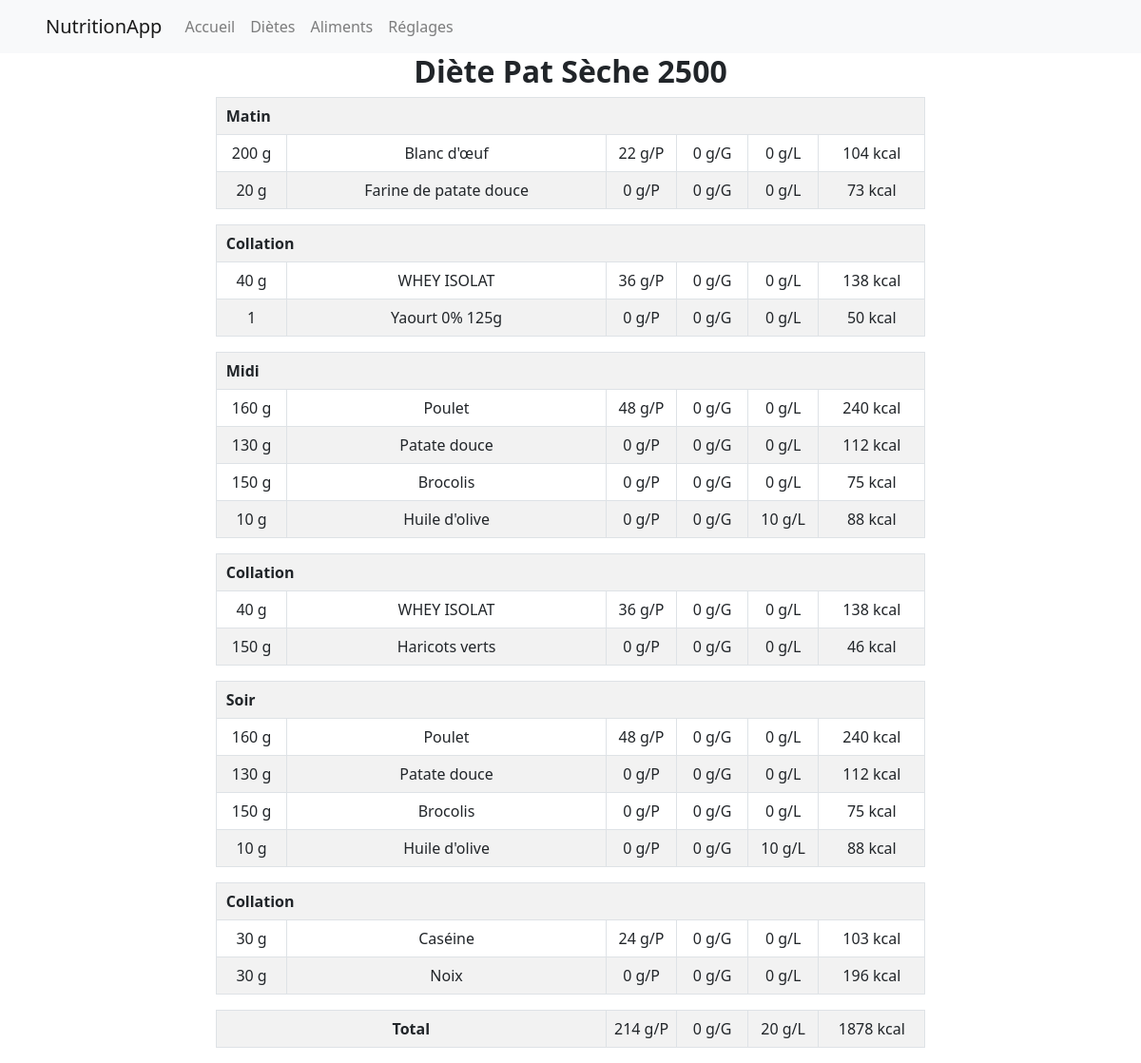
The app's page /voir_diete/1, older data.
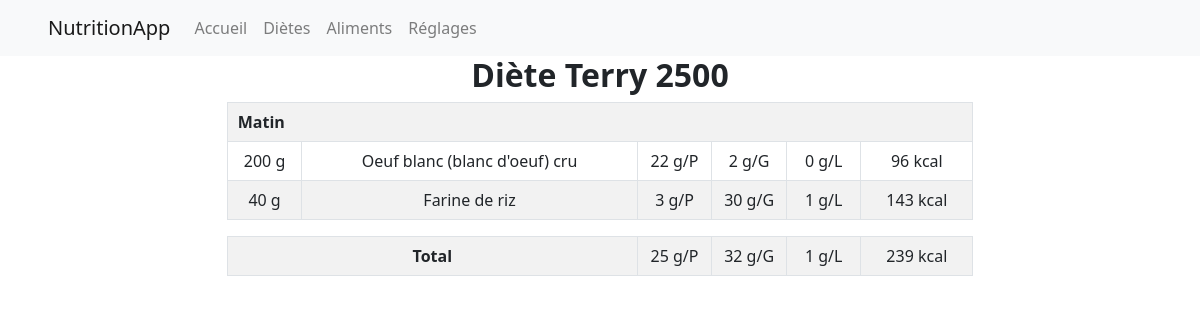
The same page, newer data.
### models.py (models this page shows)
class diete(db.Model):
    id = db.Column(db.Integer, primary_key=True)
    titre_diete = db.Column(db.String(255), nullable=True) # nom de la diete
    createur = db.Column(db.Integer, db.ForeignKey('utilisateur.id'), nullable=True)
    date = db.Column(db.Date, nullable=True)
    createur_obj = db.relationship('utilisateur', backref=db.backref('dietes'), foreign_keys=[createur])
    def portions_associees(self):
        return portion.query.filter(portion.diete == self.id).order_by(portion.label_portion).all()
    def total_kcal(self):
        return sum([portion.kcal_portion() for portion in self.portions_associees()])
    def total_proteines(self):
        return sum([portion.proteines_portion() for portion in self.portions_associees()])
    def total_glucides(self):
        return sum([portion.glucides_portion() for portion in self.portions_associees()])
    def total_lipides(self):
        return sum([portion.lipides_portion() for portion in self.portions_associees()])

class portion(db.Model):
    id = db.Column(db.Integer, primary_key=True)
    diete = db.Column(db.Integer, db.ForeignKey('diete.id'))
    aliment = db.Column(db.Integer, db.ForeignKey('aliment.id'))
    nombre = db.Column(db.Integer, nullable=False, server_default='0')
    label_portion = db.Column(db.Integer, nullable=False, server_default='0') # 1=matin, 2=collation matin, 3=midi, 4=collation aprem, 5=soir, 6=collation soir
    diete_obj = db.relationship('diete', backref=db.backref('portions'))
    aliment_obj = db.relationship('aliment', backref=db.backref('portions'))
    def unite(self):
        return self.aliment_obj.unite
    def kcal_portion(self):
        if self.unite() == 1: # si l'aliment est en unité (kcal * nombre)
            return round(self.aliment_obj.kcal * self.nombre)
        else: # aliment == 0 (kcal * nombre * 0.01 * 100g) ; aliment == 2 (kcal * nombre * 0.01 * 100mL)
            return round(self.aliment_obj.kcal * self.nombre * 0.01)
    def proteines_portion(self):
        if self.unite() == 1:
            return round(self.aliment_obj.proteines * self.nombre)
        else:
            return round(self.aliment_obj.proteines * self.nombre * 0.01)
    def glucides_portion(self):
        if self.unite() == 1:
            return round(self.aliment_obj.glucides * self.nombre)
        else:
            return round(self.aliment_obj.glucides * self.nombre * 0.01)
    def lipides_portion(self):
        if self.unite() == 1:
            return round(self.aliment_obj.lipides * self.nombre)
        else:
            return round(self.aliment_obj.lipides * self.nombre * 0.01)

class aliment(db.Model):
    id = db.Column(db.Integer, primary_key=True)
    titre = db.Column(db.String(255), nullable=True, unique=True)
    kcal = db.Column(db.Integer, nullable=True, server_default='0')
    proteines = db.Column(db.Integer, nullable=True, server_default='0')
    glucides = db.Column(db.Integer, nullable=True, server_default='0')
    lipides = db.Column(db.Integer, nullable=True, server_default='0')
    categorie = db.Column(db.String(255), nullable=True, server_default="Autre") # légume, fruit, féculent...
    photo = db.Column(db.String(255), nullable=True, server_default='')
    description = db.Column(db.String(255), nullable=True, server_default='')
    unite = db.Column(db.Integer, nullable=True, server_default='0') # 0 = 100g, 1 = 1 unité, 2 = mL

### app.py (the view)
@app.route('/voir_diete/<int:id>', methods=['GET', 'POST'])
def voir_diete(id):
    diet = diete.query.get(id)
    return render_template('display_diete.html', root = default_root(), diete=diet)

### app.py (called while the page is built)
def default_root():
    parsed_url = urlparse(request.url)
    return parsed_url.scheme + "://" + parsed_url.netloc

### templates/display_diete.html (shortened to what this page needs)
{% extends 'base.html' %}
{% if not navbar_included %}
    {% set navbar_included = true %}
{% endif %}
{% block content %}
<link rel="stylesheet" href="{{ url_for('static', filename='css/pages.css') }}">
<div class="content">
        <h2 class="text-center"><b>{{ diete.titre_diete }}</b></h2>
        {% set current_label = [] %}
        {% set percent = [10, 45, 10, 10, 10, 15] %}
        {% for portion in diete.portions_associees() %}
            {% if current_label[-1] != portion.label_portion %}
                    <table class="table table-striped table-bordered full-width-table">
                        {% do current_label.append(portion.label_portion) %}
                            <tr>
                                <th colspan="6" style="padding-left: 10px;">
                                    {% if current_label[-1] == 1 %}
                                        Matin
                                    {% elif current_label[-1] == 3 %}
                                        Midi
                                    {% elif current_label[-1] == 5 %}
                                        Soir
                                    {% else %}
                                        Collation
                                    {% endif %}
                                </th>
                            </tr>
                {% endif %}
                        <tr class="text-center">
                                {% if portion.aliment_obj.unite == 0 %}
                                <td style="width: {{ percent[0] }}%">{{ portion.nombre }} g</td>
                                <td style="width: {{ percent[1] }}%">{{ portion.aliment_obj.titre }}</td>
                                {% elif portion.aliment_obj.unite == 1 %}
                                <td style="width: {{ percent[0] }}%">{{ portion.nombre }}</td>
                                <td style="width: {{ percent[1] }}%">{{ portion.aliment_obj.titre }}</td>
                                {% else %}
                                <td style="width: {{ percent[0] }}%">{{ portion.nombre }} mL</td>
                                <td style="width: {{ percent[1] }}%">{{ portion.aliment_obj.titre }}</td>
                                {% endif %}
                                <td style="width: {{ percent[2] }}%">{{ portion.proteines_portion() }} g/P</td>
                                <td style="width: {{ percent[3] }}%">{{ portion.glucides_portion() }} g/G</td>
                                <td style="width: {{ percent[4] }}%">{{ portion.lipides_portion() }} g/L</td>
                                <td style="width: {{ percent[5] }}%">{{ portion.kcal_portion() }} kcal</td>
                        </tr>
        {% endfor %}
        </table>
        <table class="table table-striped table-bordered">
            <tr class="text-center">
                <th style="width: {{ percent[0] + percent[1] }}%">Total</th>
                <td style="width: {{ percent[2] }}%">{{ diete.total_proteines()|round|int }} g/P</td>
                <td style="width: {{ percent[3] }}%">{{ diete.total_glucides()|round|int }} g/G</td>
                <td style="width: {{ percent[4] }}%">{{ diete.total_lipides()|round|int }} g/L</td>
                <td style="width: {{ percent[5] }}%">{{ diete.total_kcal()|round|int }} kcal</td>
            </tr>
        </table>
</div>
{% endblock %}

Row changes from the older to the newer data that the page shows:
removed portion: label_portion "Collation", {{ percent[0] }} 10 (drawn), nombre "40", {{ percent[1] }} 45 (drawn), aliment_obj.titre "WHEY ISOLAT", {{ percent[2] }} 10 (drawn), proteines_portion "36", {{ percent[3] }} 10 (drawn), glucides_portion "0", {{ percent[4] }} 10 (drawn), lipides_portion "0", {{ percent[5] }} 15 (drawn), kcal_portion "138"
removed portion: {{ percent[0] }} 10 (drawn), nombre "1", {{ percent[1] }} 45 (drawn), aliment_obj.titre "Yaourt 0% 125g", {{ percent[2] }} 10 (drawn), proteines_portion "0", {{ percent[3] }} 10 (drawn), glucides_portion "0", {{ percent[4] }} 10 (drawn), lipides_portion "0", {{ percent[5] }} 15 (drawn), kcal_portion "50"
removed portion: label_portion "Midi", {{ percent[0] }} 10 (drawn), nombre "160", {{ percent[1] }} 45 (drawn), aliment_obj.titre "Poulet", {{ percent[2] }} 10 (drawn), proteines_portion "48", {{ percent[3] }} 10 (drawn), glucides_portion "0", {{ percent[4] }} 10 (drawn), lipides_portion "0", {{ percent[5] }} 15 (drawn), kcal_portion "240"
removed portion: {{ percent[0] }} 10 (drawn), nombre "130", {{ percent[1] }} 45 (drawn), aliment_obj.titre "Patate douce", {{ percent[2] }} 10 (drawn), proteines_portion "0", {{ percent[3] }} 10 (drawn), glucides_portion "0", {{ percent[4] }} 10 (drawn), lipides_portion "0", {{ percent[5] }} 15 (drawn), kcal_portion "112"
removed portion: {{ percent[0] }} 10 (drawn), nombre "150", {{ percent[1] }} 45 (drawn), aliment_obj.titre "Brocolis", {{ percent[2] }} 10 (drawn), proteines_portion "0", {{ percent[3] }} 10 (drawn), glucides_portion "0", {{ percent[4] }} 10 (drawn), lipides_portion "0", {{ percent[5] }} 15 (drawn), kcal_portion "75"
removed portion: nombre "10", {{ percent[1] }} 45 (drawn), aliment_obj.titre "Huile d'olive", proteines_portion "0", glucides_portion "0", lipides_portion "10", {{ percent[5] }} 15 (drawn), kcal_portion "88"
removed portion: label_portion "Collation", {{ percent[0] }} 10 (drawn), nombre "40", {{ percent[1] }} 45 (drawn), aliment_obj.titre "WHEY ISOLAT", {{ percent[2] }} 10 (drawn), proteines_portion "36", {{ percent[3] }} 10 (drawn), glucides_portion "0", {{ percent[4] }} 10 (drawn), lipides_portion "0", {{ percent[5] }} 15 (drawn), kcal_portion "138"
removed portion: {{ percent[0] }} 10 (drawn), nombre "150", {{ percent[1] }} 45 (drawn), aliment_obj.titre "Haricots verts", {{ percent[2] }} 10 (drawn), proteines_portion "0", {{ percent[3] }} 10 (drawn), glucides_portion "0", {{ percent[4] }} 10 (drawn), lipides_portion "0", {{ percent[5] }} 15 (drawn), kcal_portion "46"
removed portion: label_portion "Soir", {{ percent[0] }} 10 (drawn), nombre "160", {{ percent[1] }} 45 (drawn), aliment_obj.titre "Poulet", {{ percent[2] }} 10 (drawn), proteines_portion "48", {{ percent[3] }} 10 (drawn), glucides_portion "0", {{ percent[4] }} 10 (drawn), lipides_portion "0", {{ percent[5] }} 15 (drawn), kcal_portion "240"
removed portion: {{ percent[0] }} 10 (drawn), nombre "130", {{ percent[1] }} 45 (drawn), aliment_obj.titre "Patate douce", {{ percent[2] }} 10 (drawn), proteines_portion "0", {{ percent[3] }} 10 (drawn), glucides_portion "0", {{ percent[4] }} 10 (drawn), lipides_portion "0", {{ percent[5] }} 15 (drawn), kcal_portion "112"
removed portion: {{ percent[0] }} 10 (drawn), nombre "150", {{ percent[1] }} 45 (drawn), aliment_obj.titre "Brocolis", {{ percent[2] }} 10 (drawn), proteines_portion "0", {{ percent[3] }} 10 (drawn), glucides_portion "0", {{ percent[4] }} 10 (drawn), lipides_portion "0", {{ percent[5] }} 15 (drawn), kcal_portion "75"
removed portion: nombre "10", {{ percent[1] }} 45 (drawn), aliment_obj.titre "Huile d'olive", proteines_portion "0", glucides_portion "0", lipides_portion "10", {{ percent[5] }} 15 (drawn), kcal_portion "88"
removed portion: label_portion "Collation", {{ percent[0] }} 10 (drawn), nombre "30", {{ percent[1] }} 45 (drawn), aliment_obj.titre "Caséine", {{ percent[2] }} 10 (drawn), proteines_portion "24", {{ percent[3] }} 10 (drawn), glucides_portion "0", {{ percent[4] }} 10 (drawn), lipides_portion "0", {{ percent[5] }} 15 (drawn), kcal_portion "103"
removed portion: {{ percent[0] }} 10 (drawn), nombre "30", {{ percent[1] }} 45 (drawn), aliment_obj.titre "Noix", {{ percent[2] }} 10 (drawn), proteines_portion "0", {{ percent[3] }} 10 (drawn), glucides_portion "0", {{ percent[4] }} 10 (drawn), lipides_portion "0", {{ percent[5] }} 15 (drawn), kcal_portion "196"
no longer on this page (row edited): aliment: total_proteines "214", total_glucides "0", total_lipides "20", total_kcal "1878"
changed diete: titre_diete "Diète Pat Sèche 2500" → "Diète Terry 2500"
changed portion: aliment_obj.titre "Blanc d'œuf" → "Oeuf blanc (blanc d'oeuf) cru"; glucides_portion "0" → "2"; kcal_portion "104" → "96"
changed portion: nombre "20" → "40"; aliment_obj.titre "Farine de patate douce" → "Farine de riz"; proteines_portion "0" → "3"; glucides_portion "0" → "30"; lipides_portion "0" → "1"; kcal_portion "73" → "143"
now on this page (row edited): aliment: total_proteines "25", total_glucides "32", total_kcal "239"
Text that changed along with them:
{{ diete.total_lipides()|round|int }}: "20" → "1"
